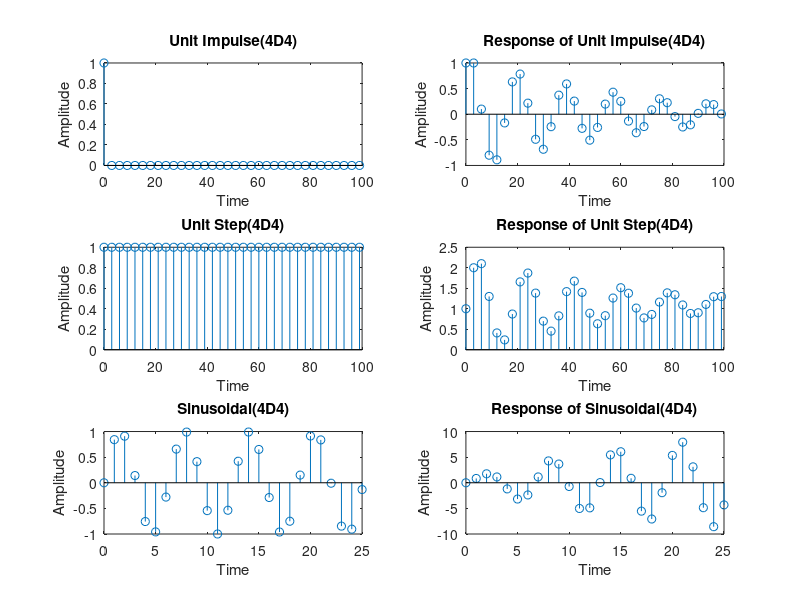
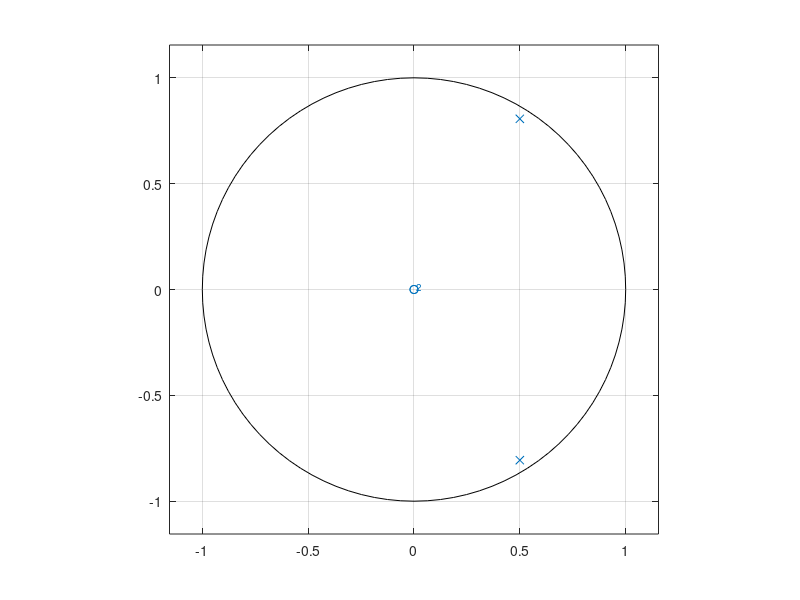

The MATLAB source for these figures, in order:
close all
clear all

b = [1];

a = [1 -1 0.9];

n = 0:3:100;

x1 = 1.*(n==0)+0.*(n~=0);
y1 = filter(b,a,x1);

subplot(3,2,1);
stem(n,x1);
xlabel("Time");
ylabel("Amplitude");
title("Unit Impulse(4D4)");

subplot(3,2,2);
stem(n,y1);
xlabel("Time");
ylabel("Amplitude");
title("Response of Unit Impulse(4D4)");

x2 = 1.*(n>=0)+0.*(n<0);
y2 = filter(b,a,x2);

subplot(3,2,3);
stem(n,x2);
xlabel("Time");
ylabel("Amplitude");
title("Unit Step(4D4)");

subplot(3,2,4);
stem(n,y2);
xlabel("Time");
ylabel("Amplitude");
title("Response of Unit Step(4D4)");

n = 0:1:8*pi;

x3 = sin(n);
y3 = filter(b,a,x3);

subplot(3,2,5);
stem(n,x3);
xlabel("Time");
ylabel("Amplitude");
title("Sinusoidal(4D4)");

subplot(3,2,6);
stem(n,y3);
xlabel("Time");
ylabel("Amplitude");
title("Response of Sinusoidal(4D4)");


figure;
zplane(b,a);